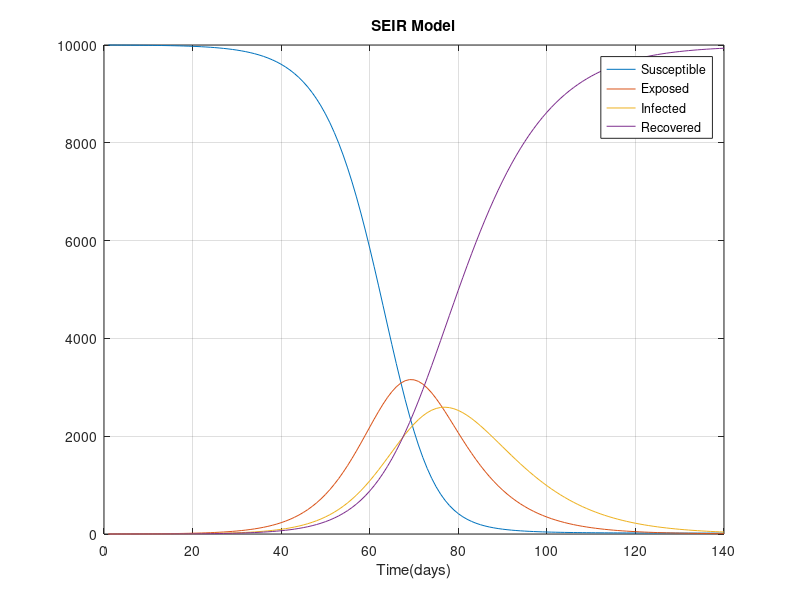

MATLAB code to generate this figure:
%--------------------------------------------------------------------------
%   init
%--------------------------------------------------------------------------
clear;clc;

%--------------------------------------------------------------------------
%   para
%--------------------------------------------------------------------------
N = 10000;                                                                  %Total population
E = 0;                                                                      %Exposed
I = 1;                                                                      %Infeccted
S = N - I;                                                                  %Susceptible
R = 0;                                                                      %Recovered

r = 20;                                                                     %contact rate
B = 0.03;                                                                   %infection rate
a = 0.1;                                                                    %E->I rate
y = 0.1;                                                                    %Recover rate

T = 1:140;
for idx = 1:length(T)-1
    S(idx+1) = S(idx) - r*B*S(idx)*I(idx)/N;
    E(idx+1) = E(idx) + r*B*S(idx)*I(idx)/N-a*E(idx);
    I(idx+1) = I(idx) + a*E(idx) - y*I(idx);
    R(idx+1) = R(idx) + y*I(idx);
end

plot(T,S,T,E,T,I,T,R);grid on;
xlabel('Time(days)');%ylabel('counts')
legend('Susceptible','Exposed','Infected','Recovered');title('SEIR Model')